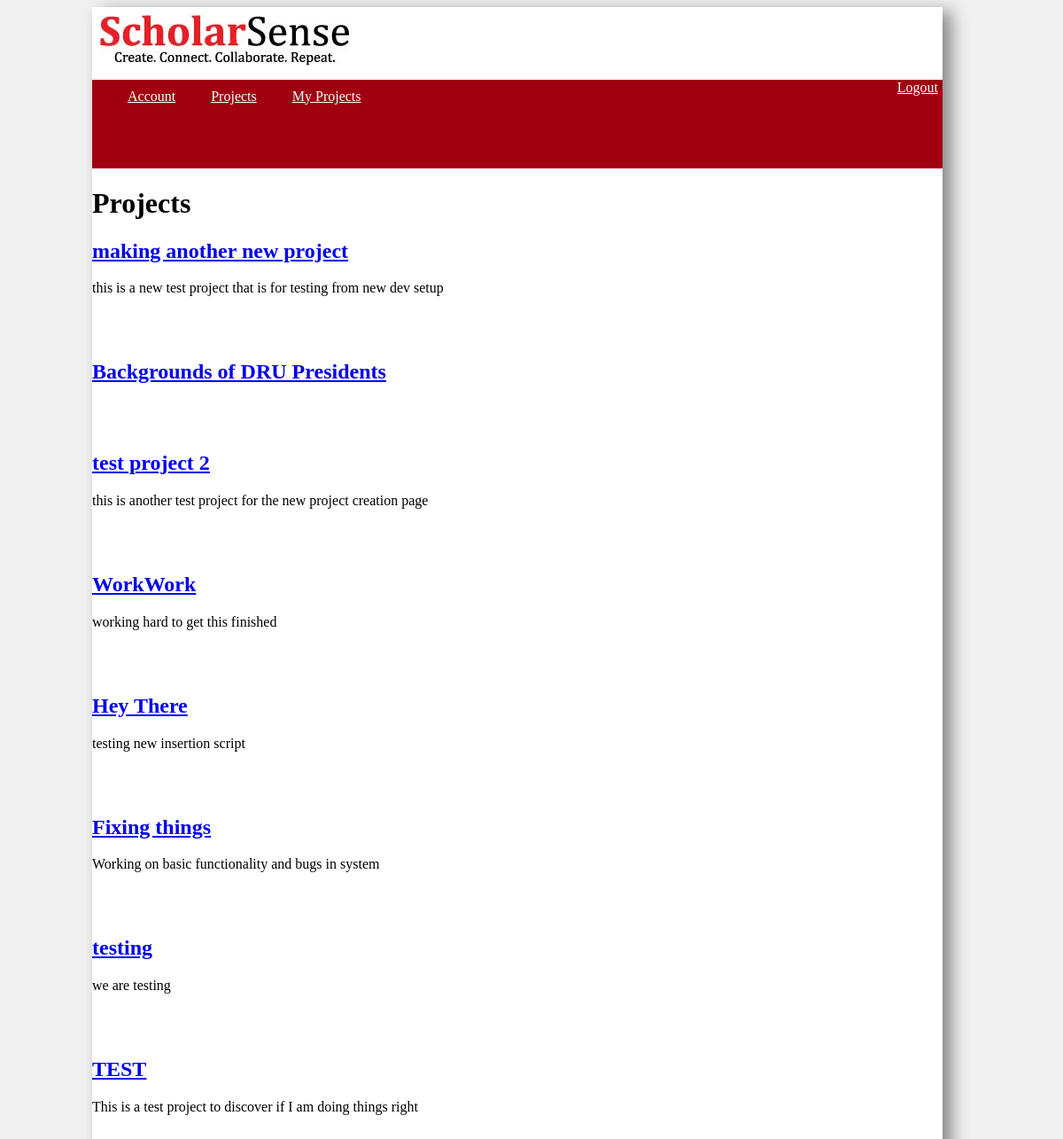
The app's page /projects/index.php (signed in) with its own data.
### tables this page shows
CREATE TABLE IF NOT EXISTS `projects` (
  `proj_id` int(11) NOT NULL AUTO_INCREMENT,
  `owner_id` int(11) NOT NULL,
  `name` varchar(255) NOT NULL,
  `about` text,
  PRIMARY KEY (`proj_id`)
);

### projects/index.php (the view, shortened to what this page needs)
<?php
	require "../includes/config.php";
	$get_proj = "SELECT proj_id, name, about FROM projects ORDER BY proj_id DESC";
	$stmt = $con->prepare($get_proj);
	$stmt->execute();
	$stmt->bind_result($proj_id, $name, $about);
?>
<html>
<head>
	<link rel="stylesheet" type="text/css" href="../styles/base.css" />
</head>
<body>
	<div class="body_wrap">
	<?php
		include "../includes/header.php";
		include "../includes/menu.php";
	 ?>
	<div class="title">
		<h1>Projects</h1>
	</div>
		<?php
			while($stmt->fetch())
			{
				echo '<h2><a href="view/index.php?project_id=' . $proj_id . '">'
                    . $name . "</a></h2>";
				echo "<p>" . $about . "</p><br/><br/>";
			}
		?>
	</div>
<body>
</html>

### includes/header.php (shortened to what this page needs)
<?php
   echo '<div class="header">
         <img src="/scholar_sense/images/Schologo-red_2.jpg" id="main_logo"/>
         </div>';

### includes/menu.php
<div class="main_menu">
<div>
<ul>
	<li><a href=<?php echo "http://" . $_SERVER["HTTP_HOST"] . "/scholar_sense/account/index.php"?> >Account</a></li>
	<li><a href=<?php echo "http://" . $_SERVER["HTTP_HOST"] . "/scholar_sense/projects/index.php"?> >Projects</a></li>
	<li><a href=<?php echo "http://" . $_SERVER["HTTP_HOST"] . "/scholar_sense/projects/myprojects/index.php"?> >My Projects</a></li>
</ul>
</div>
<div class="get_out">
	<?php echo '<a href="http://' . $_SERVER['HTTP_HOST'] . '/scholar_sense/logout.php" >Logout</a>'; ?>
</div>
</div>

### styles/base.css (style rules this page uses)
body { background-color: #F0F0F0; width: 80%; }
.main_menu { display: block; background-color: #A00010; margin-left: 0%; margin-right: 0%; min-height: 100px; }
.main_menu ul li { display: inline-block; padding-top: 10px; padding-right: 40px; float: left; }
.main_menu a { color: #FFFFFF; }
.body_wrap { min-height: 500px; width: 100%; margin-left: 10%; margin-right: 10%; background-color: #FFFFFF; box-shadow: 10px 5px 18px #888888; }
.title { display: inline; margin-left: 20%; margin-right: 10%; margin-top: 1%; }
.header { margin-left: 0%; margin-right: 10%; background-color: #FFFFFF; }
#main_logo { margin-left: 1%; margin-top: 1%; }
.get_out { display: block; margin-left: auto; margin-right: 5px; }
.get_out a { float: right; margin-right: 0px; }

### records on screen
projects: name "making another new project", about "this is a new test project that is for testing from new dev setup"
projects: name "Backgrounds of DRU Presidents"
projects: name "test project 2", about "this is another test project for the new project creation page"
projects: name "WorkWork", about "working hard to get this finished"
projects: name "Hey There", about "testing new insertion script"
projects: name "Fixing things", about "Working on basic functionality and bugs in system"
projects: name "testing", about "we are testing"
projects: name "TEST", about "This is a test project to discover if I am doing things right"
